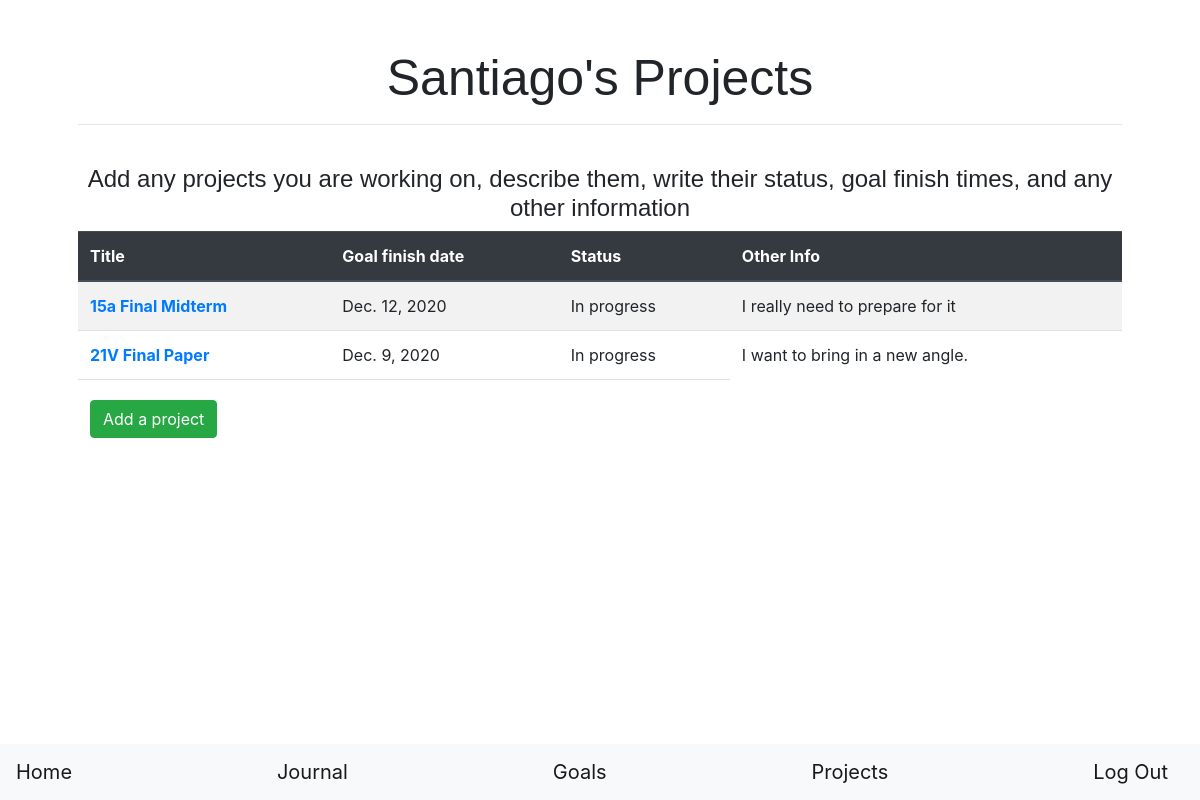
Page /projects/ (signed in) on the committed database.
### capsule/models.py (models this page shows, shortened)
class Project(models.Model):
    STATUS_CHOICES = [
        ('c', 'Completed'),
        ('i', 'In progess'),
        ('s', 'Stopped')
    ]
    user_id = models.IntegerField()
    title = models.CharField(max_length=64)
    description = models.TextField()
    finish_date = models.DateField()
    status = models.CharField(choices=STATUS_CHOICES, max_length=11)
    other_info = models.TextField()
    created = models.DateTimeField(auto_now_add=True, auto_now=False)
    class Meta:
        ordering = ('-created',)

### capsule/views.py (the view, shortened to what this page needs)
# urls.py: path('projects/', views.projects, name='projects'),
@login_required
def projects(request):
    projects = Project.objects.filter(user_id=request.user.pk)
    return render(request, 'capsule/projects.html', {
        'form': AddProject(),
        'projects': projects
    })

### capsule/templates/capsule/projects.html (shortened to what this page needs)
{% extends "capsule/layout.html" %}
{% load crispy_forms_tags %}
{% block pageHeader %}
    <h1>{{ user.first_name }}'s Projects</h1>
{% endblock %}
{% block body %}
    <h4>Add any projects you are working on, describe them, write their status, goal finish times, and any other information</h4>
    <table class="table table-striped">
        <thead class="thead-dark">
        <tr>
            <th scope="col">Title</th>
            <th scope="col">Goal finish date</th>
            <th scope="col">Status</th>
            <th scope="col">Other Info</th>
        </tr>
        </thead>
        <tbody>
            {% for project in projects %}
                <tr>
                    <th scope="row">
                        <a href="{% url 'capsule:view_project' project.pk %}">{{ project.title }}</a>
                    </th>
                    <td>{{ project.finish_date }}</td>
                    {% if project.status == 'i' %}
                        <td>In progress</td>
                    {% elif project.status == 'c' %}
                        <td>Completed!</td>
                    {% else %}
                        <td>Project stopped</td>
                    {% endif %}
                    <td>{{ project.other_info }}</td>
                </tr>
            {% endfor %}
        </tbody>
        <tfoot>
            <td colspan="3">
                <button type="button" class="btn btn-success mt-2" data-toggle="modal" data-target="#addProject">
                    Add a project
                </button>
            </td>
        </tfoot>
    </table>
{% endblock %}

### capsule/templates/capsule/layout.html (shortened to what this page needs)
{% load static %}
<!DOCTYPE html>
<html lang="en">
    <head>
        <link href="https://stackpath.bootstrapcdn.com/bootstrap/4.5.0/css/bootstrap.min.css" rel="stylesheet">
        <link href="{% static 'capsule/styles.css' %}" rel="stylesheet">
    </head>
    <body>
        <nav class="navbar fixed-bottom navbar-light bg-light">
            {% if user.is_authenticated %}
                <a class="navbar-brand" href="{% url 'capsule:index' %}">Home</a>
                <a class="navbar-brand" href="{% url 'capsule:journal' %}">Journal</a>
                <a class="navbar-brand" href="{% url 'capsule:goals' %}">Goals</a>
                <a class="navbar-brand" href="{% url 'capsule:projects' %}">Projects</a>
                <a class="navbar-brand" href="{% url 'capsule:logout' %}">Log Out</a>
            {% else %}
            <a class="navbar-brand" href="{% url 'capsule:register' %}">Register</a>
            <a class="navbar-brand" href="{% url 'capsule:login' %}">Login</a>
            {% endif %}
        </nav>
        <main class="container p-5">
            {% block pageHeader %} {% endblock %}
            <hr>
            {% block body%}
            {% endblock %}
        </main>
    </body>
</html>

### capsule/static/capsule/styles.css (style rules this page uses)
h1 { font-family: sans-serif; font-size: 50px; text-align: center; }
h4 { font-family: sans-serif; margin-top: 40px; text-align: center; }
main { overflow-x: auto; }

### rows in the picture
Project: title "15a Final Midterm", finish_date "Dec. 12, 2020", status "In progress", other_info "I really need to prepare for it"
Project: title "21V Final Paper", finish_date "Dec. 9, 2020", status "In progress", other_info "I want to bring in a new angle."

### other values in the picture
{{ user.first_name }} "Santiago"
